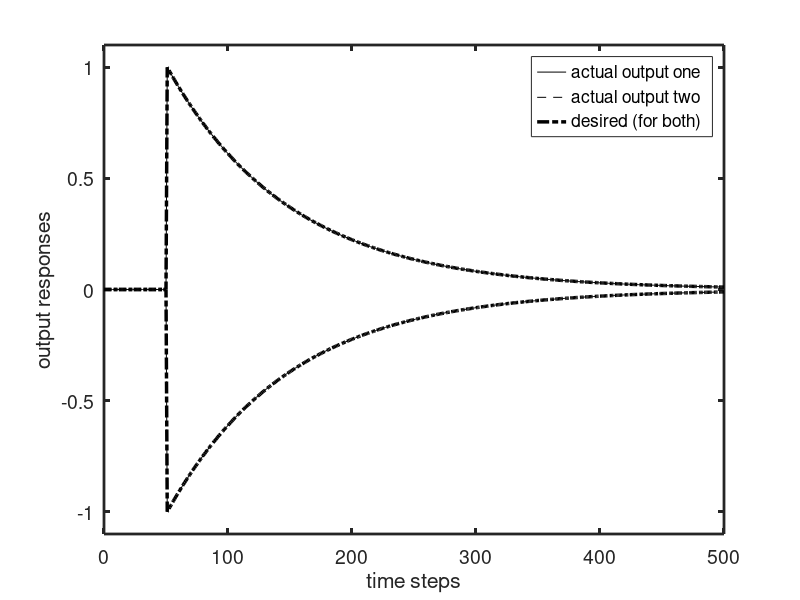

Write MATLAB code to recreate this figure.
% rbpTwoUnitIntegrator.m
% this script uses recurrent back-propagation to train a recurrent
% network of two linear units to act as leaky integrators

nOut=2; % set number of output units
a=0.005; % set learning rate 
nIts=100; % set number of training cycles
vAb=0.5; % set desired input weight absolute value
wAb=0.495; % set desired recurrent weight absolute value
V=[1,-1;-1,1]*vAb; % set desired input weight matrix
W=[1,-1;-1,1]*wAb; % set desired recurrent weight matrix
M=[V W]; % assemble desired connectivity matrix
tEnd=500; % set end time
xHld=zeros(2,tEnd+1); % zero input hold vector
xHld(1,tEnd/10+1)=1; % set positive input
xHld(2,tEnd/10+1)=-1; % set negative input
dHld=zeros(nOut,tEnd+1); % zero desired output hold vector
for t=2:tEnd+1, % for each time step
    z=[xHld(:,t-1);dHld(:,t-1)]; % set the state vector
    dHld(:,t)=M*z; % find the desired output
end % end loop for computing desired output

M=(rand(nOut,2+nOut)-0.5)*0.02; % randomize connectivity matrix
H=zeros(nOut,2+nOut,nOut); % zero partial derivative matrices
for c=1:nIts, % for each training cycle
    if rand<0.5, x=xHld; d=dHld; % randomly choose direction of ...
    else x=xHld*(-1); d=dHld*(-1); end % input and desired output
    z=[x(:,1);0;0]; % initialize unit state vector
    for t=2:tEnd+1, % for each time step
        y=M*z; % find responses of output units
        e=d(:,t)-y; % find error
        Hpre=H; % save the partial matrices
        H=H-H; % zero the partial matrices
        for k=1:nOut, % for both output units
            for l=1:nOut, % for both output units
                hld=M(k,l+2)*Hpre(:,:,l); % weight each H matrix
                hld(k,:)=hld(k,:)+z'; % add state vector to row k
                H(:,:,k)=H(:,:,k)+hld; % accumulate sum
            end % end l loop
        end % end k loop
        deltaM=M-M; % zero weight-update matrix
        for k=1:nOut, % for both output units
            deltaM=deltaM+e(k)*H(:,:,k); % find weight-update matrix
        end % end k loop
        deltaM=a*deltaM; % scale weight changes by learning rate
        M=M+deltaM; % update the connectivity matrix
        z=[x(:,t);y]; % update unit state vector
    end % end t (time step) loop
end % end c (training) loop



% observe final output
Out=zeros(nOut,tEnd+1); % zero y matrix
z=[xHld(:,1);0;0]; % set initial state
Out(:,1)=[0;0]; % set first output value
for t=2:tEnd+1, % for each time step
    Out(:,t)=M*z; % compute output
    z=[xHld(:,t);Out(:,t)]; % reset state
end % end t loop
% plot results 
tVec=0:tEnd; % set time vector
clf
plot(tVec,Out(1,:),'k',tVec,Out(2,:),'k--',tVec,d,'k-.','linewidth',2.5)
axis([0 tEnd -1.1 1.1])
xlabel('time steps','fontsize',14)
ylabel('output responses','fontsize',14)
legend('actual output one','actual output two','desired (for both)')
set(gca,'linewidth',2)
set(gca,'fontsize',14)
M % show connectivity matrix
        



